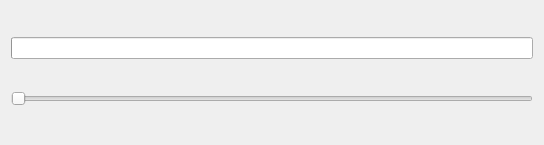
<?xml version="1.0" encoding="UTF-8"?>
<ui version="4.0">
 <class>Widget</class>
 <widget class="QWidget" name="Widget">
  <property name="geometry">
   <rect>
    <x>0</x>
    <y>0</y>
    <width>544</width>
    <height>145</height>
   </rect>
  </property>
  <property name="windowTitle">
   <string>Widget</string>
  </property>
  <layout class="QVBoxLayout" name="verticalLayout">
   <item>
    <widget class="QProgressBar" name="progressBar">
     <property name="minimum">
      <number>1</number>
     </property>
    </widget>
   </item>
   <item>
    <widget class="QSlider" name="horizontalSlider">
     <property name="minimum">
      <number>1</number>
     </property>
     <property name="maximum">
      <number>100</number>
     </property>
     <property name="orientation">
      <enum>Qt::Horizontal</enum>
     </property>
    </widget>
   </item>
  </layout>
 </widget>
 <resources/>
 <connections/>
</ui>
